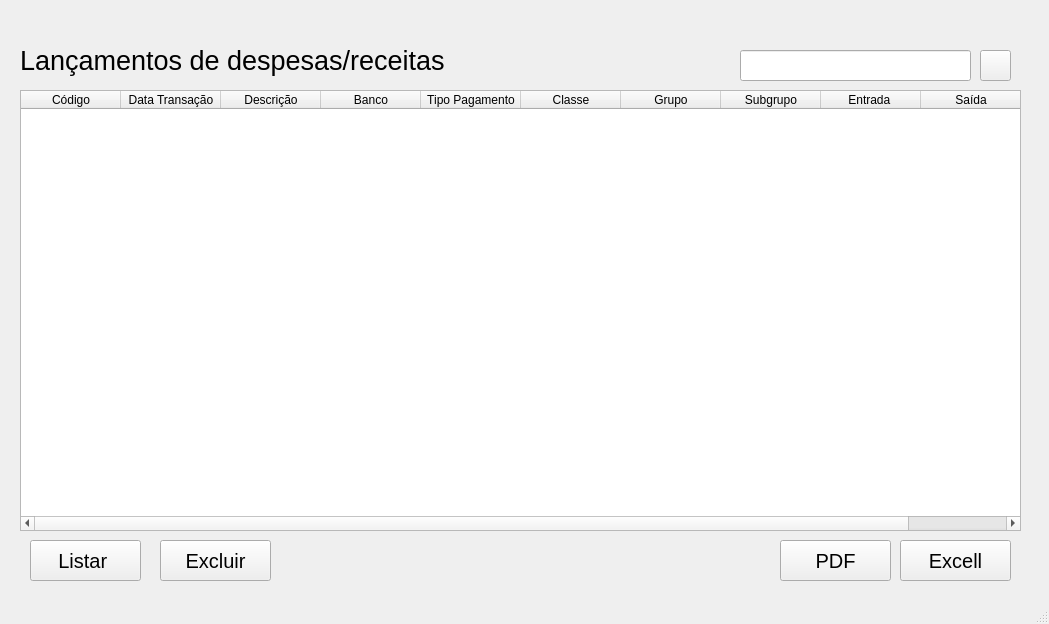
<?xml version="1.0" encoding="UTF-8"?>
<ui version="4.0">
 <class>MainWindow</class>
 <widget class="QMainWindow" name="MainWindow">
  <property name="geometry">
   <rect>
    <x>0</x>
    <y>0</y>
    <width>1049</width>
    <height>624</height>
   </rect>
  </property>
  <property name="windowTitle">
   <string>MainWindow</string>
  </property>
  <widget class="QWidget" name="centralwidget">
   <widget class="QTableWidget" name="tbLancamento">
    <property name="geometry">
     <rect>
      <x>20</x>
      <y>90</y>
      <width>1001</width>
      <height>441</height>
     </rect>
    </property>
    <column>
     <property name="text">
      <string>Código</string>
     </property>
    </column>
    <column>
     <property name="text">
      <string>Data Transação</string>
     </property>
    </column>
    <column>
     <property name="text">
      <string>Descrição</string>
     </property>
    </column>
    <column>
     <property name="text">
      <string>Banco</string>
     </property>
    </column>
    <column>
     <property name="text">
      <string>Tipo Pagamento</string>
     </property>
    </column>
    <column>
     <property name="text">
      <string>Classe</string>
     </property>
    </column>
    <column>
     <property name="text">
      <string>Grupo</string>
     </property>
    </column>
    <column>
     <property name="text">
      <string>Subgrupo</string>
     </property>
    </column>
    <column>
     <property name="text">
      <string>Entrada </string>
     </property>
    </column>
    <column>
     <property name="text">
      <string>Saída</string>
     </property>
    </column>
   </widget>
   <widget class="QLabel" name="txtLancamento">
    <property name="geometry">
     <rect>
      <x>20</x>
      <y>30</y>
      <width>431</width>
      <height>61</height>
     </rect>
    </property>
    <property name="font">
     <font>
      <pointsize>20</pointsize>
     </font>
    </property>
    <property name="text">
     <string>Lançamentos de despesas/receitas</string>
    </property>
   </widget>
   <widget class="QPushButton" name="btnListar">
    <property name="geometry">
     <rect>
      <x>30</x>
      <y>540</y>
      <width>111</width>
      <height>41</height>
     </rect>
    </property>
    <property name="font">
     <font>
      <pointsize>15</pointsize>
     </font>
    </property>
    <property name="text">
     <string>Listar </string>
    </property>
   </widget>
   <widget class="QPushButton" name="btnExcluir">
    <property name="geometry">
     <rect>
      <x>160</x>
      <y>540</y>
      <width>111</width>
      <height>41</height>
     </rect>
    </property>
    <property name="font">
     <font>
      <pointsize>15</pointsize>
     </font>
    </property>
    <property name="text">
     <string>Excluir</string>
    </property>
   </widget>
   <widget class="QPushButton" name="btnPdf">
    <property name="geometry">
     <rect>
      <x>780</x>
      <y>540</y>
      <width>111</width>
      <height>41</height>
     </rect>
    </property>
    <property name="font">
     <font>
      <pointsize>15</pointsize>
     </font>
    </property>
    <property name="text">
     <string>PDF</string>
    </property>
   </widget>
   <widget class="QPushButton" name="btnExcell">
    <property name="geometry">
     <rect>
      <x>900</x>
      <y>540</y>
      <width>111</width>
      <height>41</height>
     </rect>
    </property>
    <property name="font">
     <font>
      <pointsize>15</pointsize>
     </font>
    </property>
    <property name="text">
     <string>Excell</string>
    </property>
   </widget>
   <widget class="QLineEdit" name="edtConsultar">
    <property name="geometry">
     <rect>
      <x>740</x>
      <y>50</y>
      <width>231</width>
      <height>31</height>
     </rect>
    </property>
   </widget>
   <widget class="QPushButton" name="btnConsultar">
    <property name="geometry">
     <rect>
      <x>980</x>
      <y>50</y>
      <width>31</width>
      <height>31</height>
     </rect>
    </property>
    <property name="text">
     <string/>
    </property>
    <property name="icon">
     <iconset>
      <normaloff>btnPesquisar.png</normaloff>btnPesquisar.png</iconset>
    </property>
   </widget>
  </widget>
  <widget class="QMenuBar" name="menubar">
   <property name="geometry">
    <rect>
     <x>0</x>
     <y>0</y>
     <width>1049</width>
     <height>21</height>
    </rect>
   </property>
  </widget>
  <widget class="QStatusBar" name="statusbar"/>
 </widget>
 <resources/>
 <connections/>
</ui>
